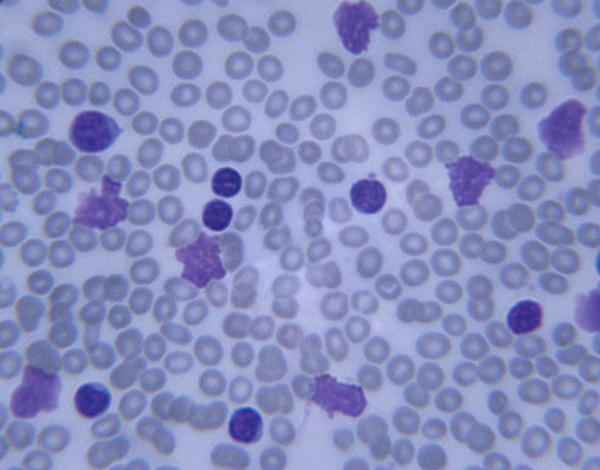
%> input picture bld1.jpeg, 600 x 470 px
$ octave noise_reduction.m   (GNU Octave 9; MATLAB toolbox functions it lacks are replaced by stand-ins)
%> lines starting %> are read from the running program, lines starting %| are printed output that depends on the picture
clc;
inputImage = imread('C:\Users\Ashutosh Kumar\Desktop\pp\BloodImages\bld1.jpeg');
%> inputImage is the input picture: size 470x600x3 uint8; mean R, G, B 135, 141.5, 190.6
figure,imshow(inputImage)
title('Orignal Image')
grayImage = rgb2gray(inputImage);
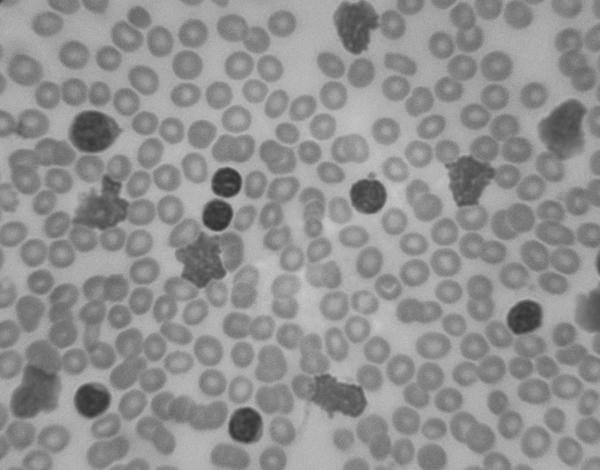
%> grayImage: size 470x600 uint8; min 47, max 202, mean 145.2
figure,imshow(grayImage)
title('Gray Scale Image')
[~, threshold] = edge(grayImage, 'canny');
%> threshold = [0.0665 0.166]
fudgeFactor = 1.5;
cannyEdgeImage = edge(grayImage,'canny', threshold*fudgeFactor);
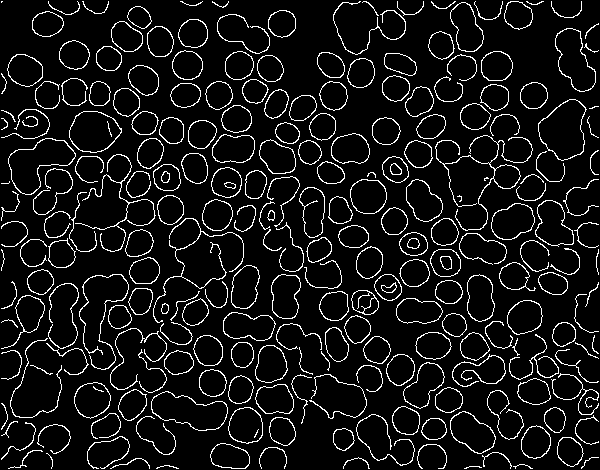
%> cannyEdgeImage: size 470x600 logical; 8.4% white in thin lines or dots
figure,imshow(cannyEdgeImage)
title('Canny Edge Detected Image')
% Setting the threshold at an angle 90 and 0 to dilate the edge
se90 = strel('line', 1, 90);
se60 = strel('line',1,60);
se0 = strel('line', 1, 0);
% Dilating the image at the threhold angle
dilatedImage= imdilate(cannyEdgeImage, [se90 se0 se60]);
% Display the dilated image
figure,imshow(dilatedImage)
title('Dilated Image')
% Clearing the umwanted part of image at broder
borderClearedImage= imclearborder(cannyEdgeImage);
% Display the border cleared image
figure,imshow(borderClearedImage)
title('Border Cleared Image')
